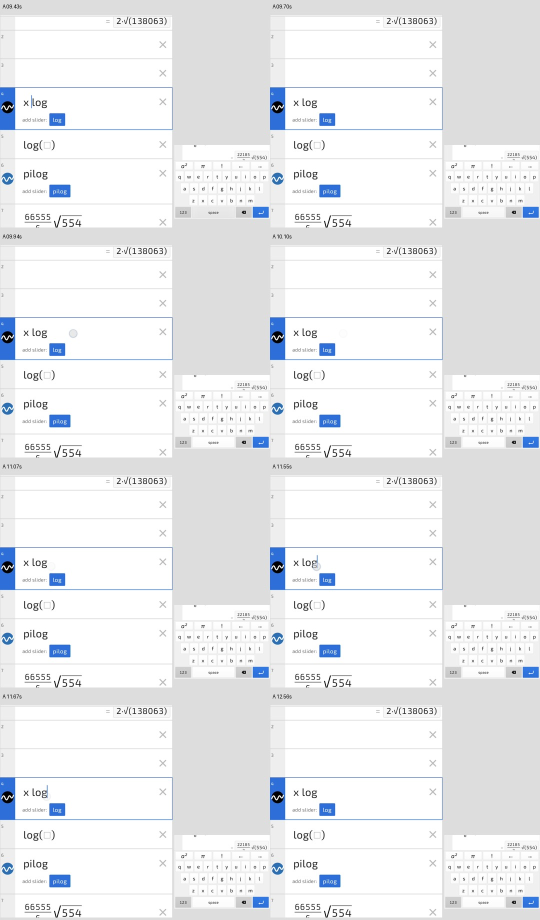
#> input picture work/video-review/A-precise-0.jpg, 1080 x 1840 px, given in place of 40-18710b32e7ac-c1805930-ac76-4d79-b652-f4be46fbd4fc-mp4.mp4, which was not available (shown at 1/2 size)
$ python track_taps.py
#> lines starting #> are read from the running program, lines starting #| are printed output that depends on the picture; after the words box and inside, x2 and y2 are one past the last pixel; in counts of white or black regions, pixels touching at a corner belong together; pictures that were not available may be replaced by others from this repository, and a replacement may not be noted
from pathlib import Path
import cv2, numpy as np, json

OUT=Path(__file__).parent
FILES={
 'A': r'C:\Users\360he\.t3\userdata\attachments\c304925c-625f-47cf-a140-18710b32e7ac-c1805930-ac76-4d79-b652-f4be46fbd4fc-mp4.mp4',
 'B': r'C:\Users\360he\.t3\userdata\attachments\c304925c-625f-47cf-a140-18710b32e7ac-4d42e3b0-fda9-4106-9f99-ffebc0eed287-mp4.mp4'
}
for key,path in FILES.items():
    dest=OUT/f'{key}-touch';dest.mkdir(exist_ok=True)
    cap=cv2.VideoCapture(path); detections=[]; last=-1
    while True:
        ok,im=cap.read()
#> im is the input picture: shape (1840, 1080, 3); mean B, G, R 238.8, 236.6, 235.1
        if not ok:break
        t=cap.get(cv2.CAP_PROP_POS_MSEC)/1000
        if t-last<.09:continue
        last=t
        small=cv2.resize(im,(540,1200));b,g,r=cv2.split(small)
#> after `small = cv2.resize(im, (540, 1200))`:
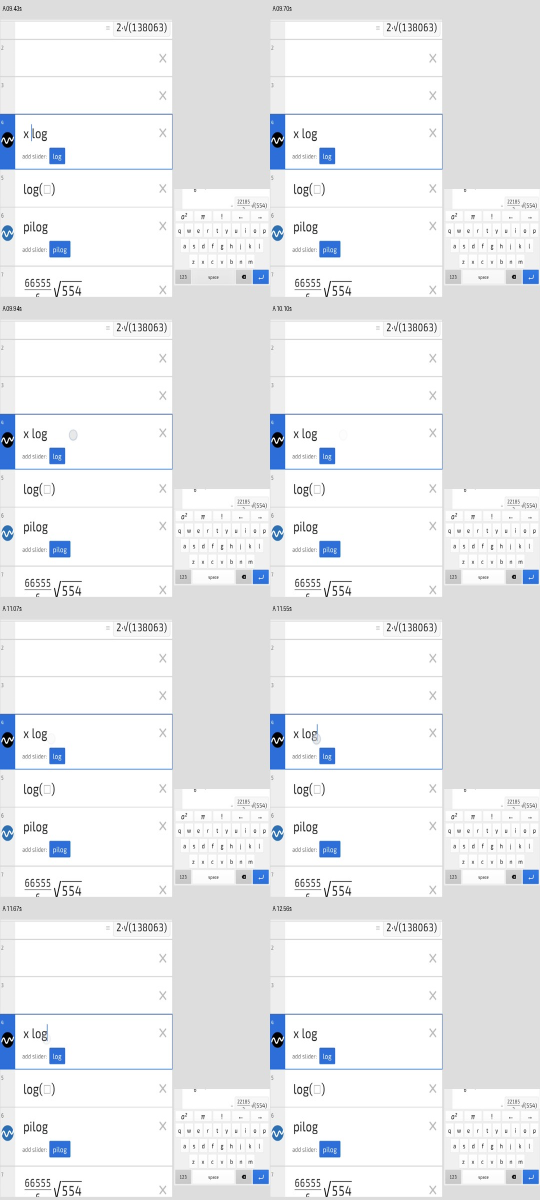
#> small: shape (1200, 540, 3); mean B, G, R 238.7, 236.5, 235.1
#> after `b, g, r = cv2.split(small)`:
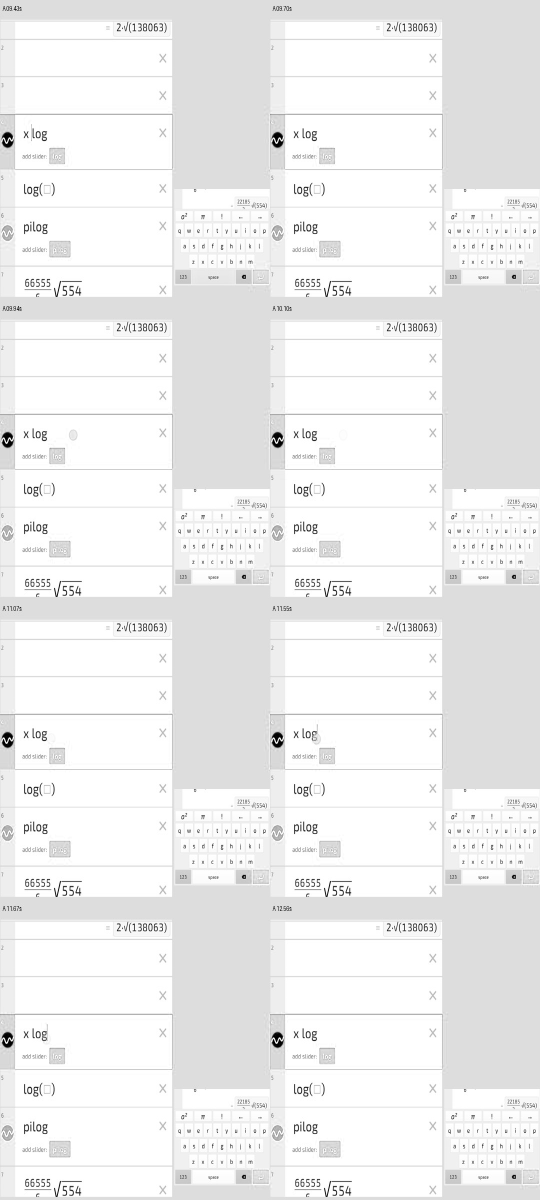
#> b: shape (1200, 540); min 0, max 255, mean 238.7
#> after `b, g, r = cv2.split(small)`:
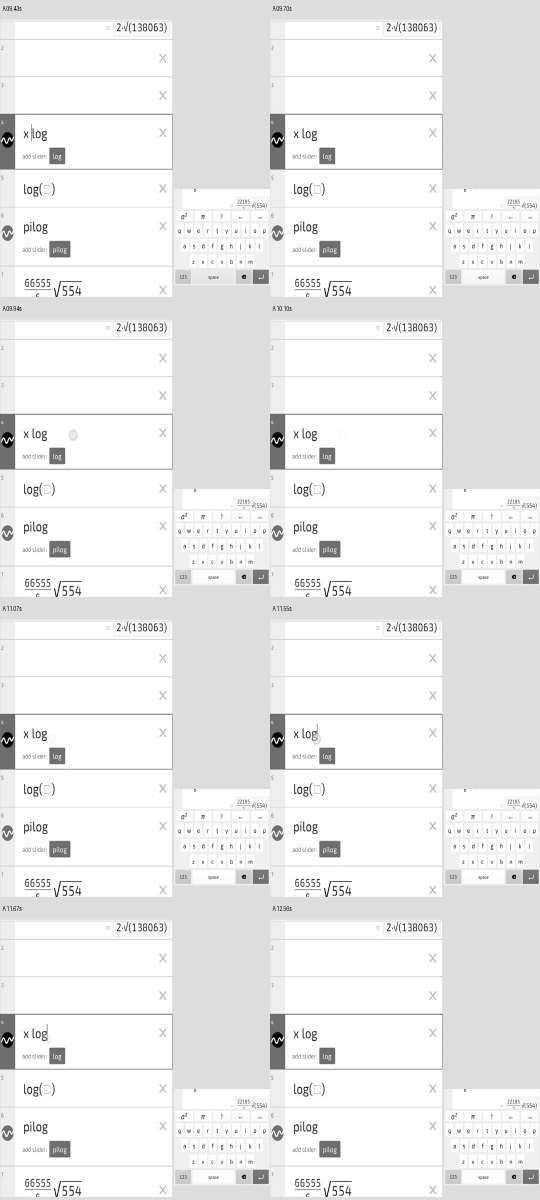
#> g: shape (1200, 540); min 0, max 255, mean 236.5
#> after `b, g, r = cv2.split(small)`:
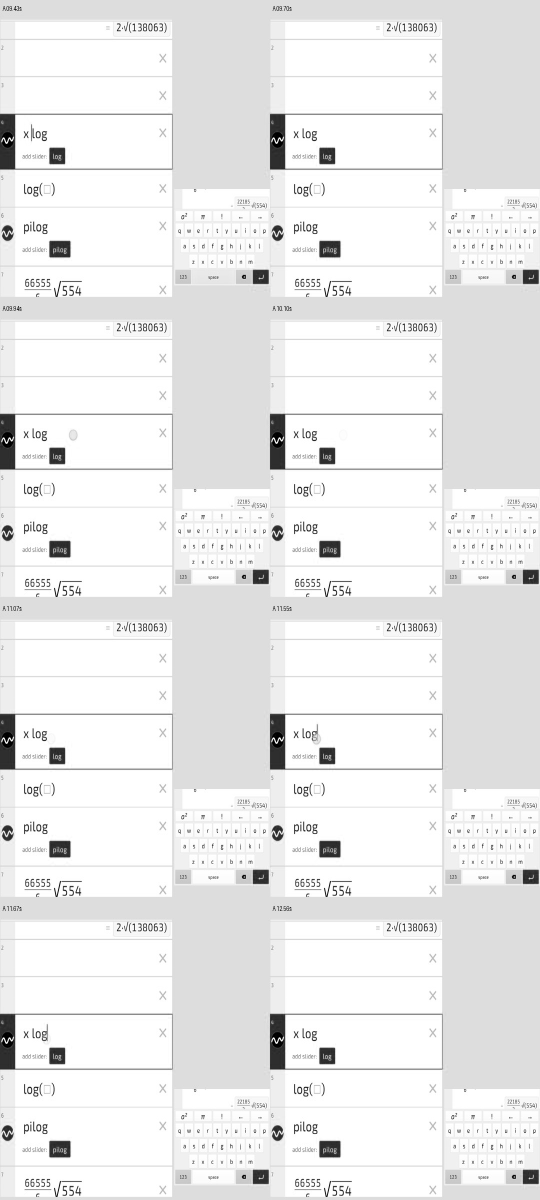
#> r: shape (1200, 540); min 0, max 255, mean 235.1
        mask=((b.astype(int)-r.astype(int)>18)&(b>180)&(r>140)&(r<235)&(g>155)).astype('uint8')*255
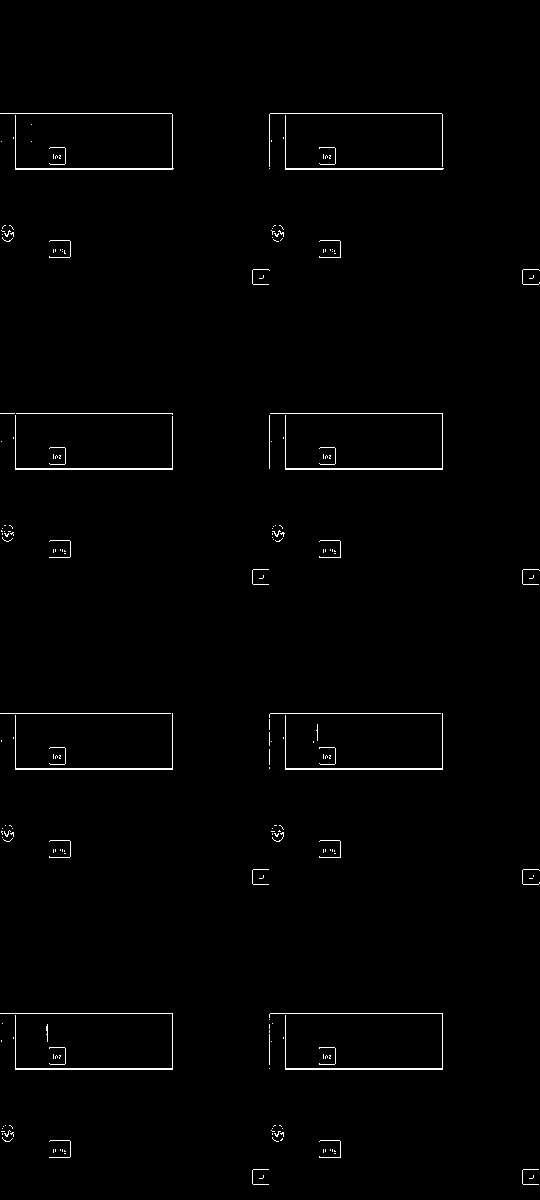
#> mask: shape (1200, 540); 1.1% white in thin lines or dots, all inside (x1, y1, x2, y2) = (0, 113, 540, 1185)
        mask=cv2.morphologyEx(mask,cv2.MORPH_CLOSE,np.ones((3,3),np.uint8))
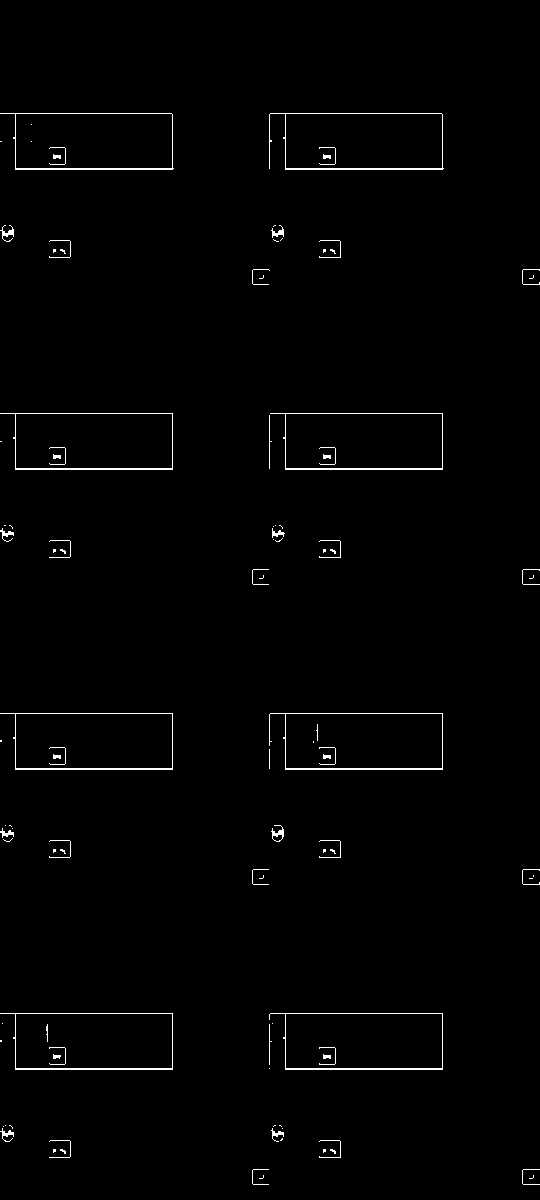
#> mask: shape (1200, 540); 1.2% white in thin lines or dots, all inside (x1, y1, x2, y2) = (0, 113, 540, 1185)
        contours,_=cv2.findContours(mask,cv2.RETR_EXTERNAL,cv2.CHAIN_APPROX_SIMPLE)
#> contours = 88 contours, 72 with area under 20; largest, box (x1, y1, x2, y2) and area: (269, 113, 444, 170) 8799, (269, 713, 443, 770) 8796, (0, 113, 174, 170) 8796, (269, 1013, 443, 1070) 8796, (0, 1013, 173, 1070) 8796
        found=[]
        for c in contours:
            x,y,w,h=cv2.boundingRect(c)
            if 13<=w<=48 and 13<=h<=48 and .65<w/h<1.5 and cv2.contourArea(c)>40:
                found.append([2*x+w,2*y+h,2*w,2*h])
#> this loop made 88 passes
#> (x, y, w, h) on passes 1, 2, 3, 4, 5, 6, 7, 8, 9, 10, 12, 13: (529, 1175, 5, 4), (259, 1175, 5, 4), (522, 1169, 18, 16), (252, 1169, 17, 16), (330, 1149, 6, 5), (323, 1149, 3, 4), (60, 1149, 6, 5), (53, 1149, 3, 4), (319, 1140, 22, 18), (49, 1140, 22, 18), (282, 1128, 1, 1), (271, 1128, 13, 14)
#> (c, x, y, w, h) on passes 11, 16, 17, 21, 27, 28: ([[282, 1138], [280, 1140], [281, 1140], [282, 1139]], 280, 1138, 3, 3), ([[279, 1125], [280, 1125], [281, 1126], [280, 1125]], 279, 1125, 3, 2), ([[274, 1125], [273, 1126], [274, 1125], [275, 1125]], 273, 1125, 3, 2), ([[0, 1040], [0, 1041], [1, 1041], [1, 1040]], 0, 1040, 2, 2), ([[529, 878], [532, 878]], 529, 878, 4, 1), ([[533, 875], [533, 876]], 533, 875, 1, 2)
#> after the loop, found = [[555, 1667, 26, 34], [555, 463, 26, 26], [14, 467, 28, 34]]
        if found:
            detections.append({'t':round(t,3),'points':found})
            cv2.imwrite(str(dest/f'{t:06.2f}.jpg'),im,[cv2.IMWRITE_JPEG_QUALITY,86])
    (OUT/f'{key}-touches.json').write_text(json.dumps(detections,indent=2))
    print(key,len(detections))
    for d in detections:print(d['t'],d['points'])

$ run again, on work/video-review/A-precise-3.jpg
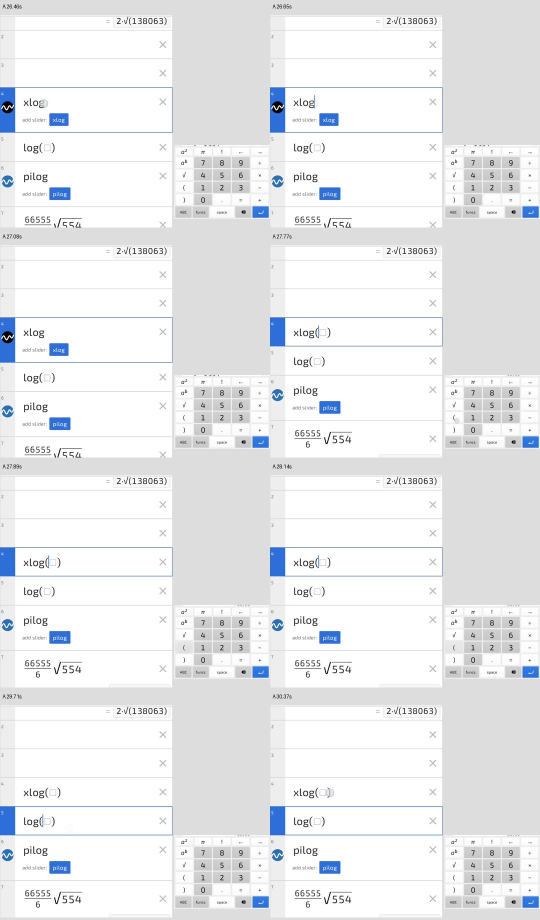
#> input picture work/video-review/A-precise-3.jpg, 1080 x 1840 px, given in place of 40-18710b32e7ac-c1805930-ac76-4d79-b652-f4be46fbd4fc-mp4.mp4, which was not available (shown at 1/2 size)
#> im is the input picture: shape (1840, 1080, 3); mean B, G, R 237.4, 235.5, 234.2
#> `b, g, r = cv2.split(small)`:
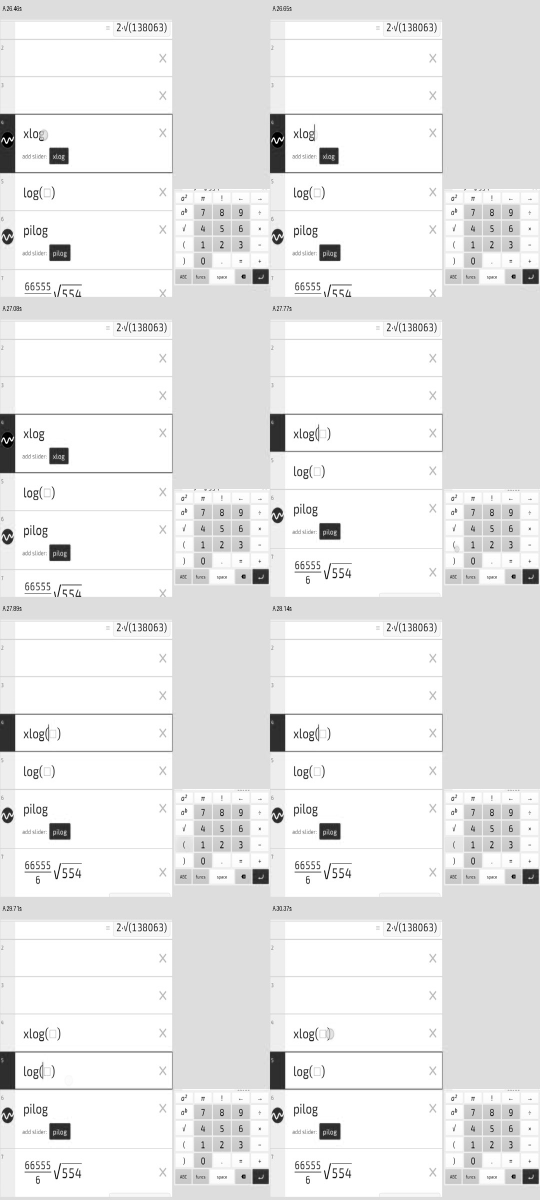
#> r: shape (1200, 540); min 0, max 255, mean 234.1
#> `mask=cv2.morphologyEx(mask,cv2.MORPH_CLOSE,np.ones((3,3),np.uint8))`:
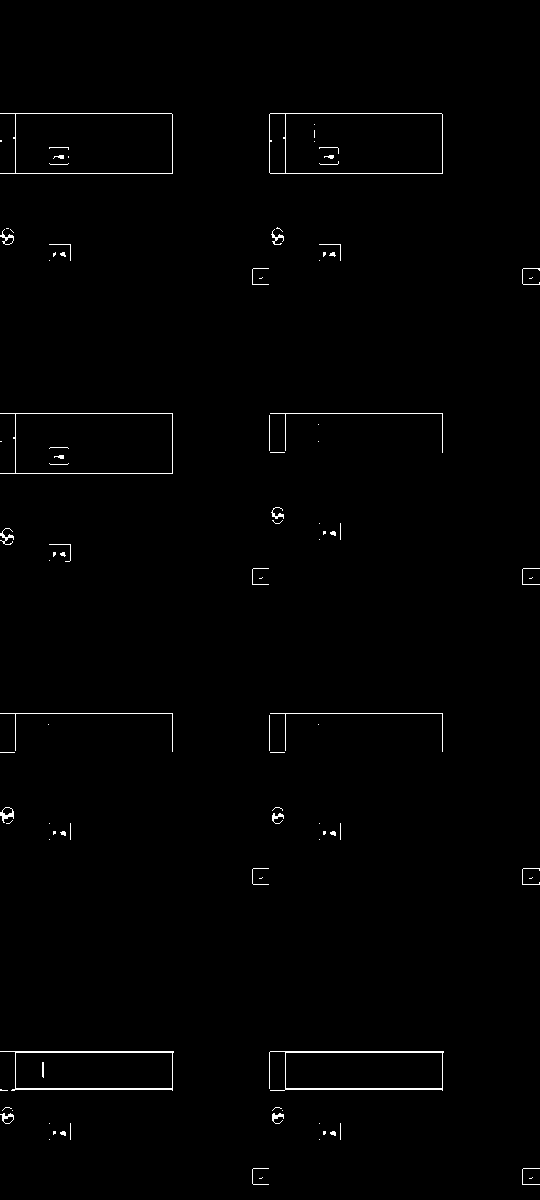
#> mask: shape (1200, 540); 0.87% white in thin lines or dots, all inside (x1, y1, x2, y2) = (0, 113, 540, 1185)
#> contours = 91 contours, 78 with area under 20; largest, box (x1, y1, x2, y2) and area: (269, 113, 443, 174) 10378, (0, 413, 173, 474) 9424, (0, 113, 173, 174) 9424, (0, 1051, 174, 1091) 5972, (269, 1051, 444, 1091) 5968
#> the loop `for c in contours:` made 91 passes
#> (x, y, w, h) on passes 3 to 10: (522, 1168, 18, 17), (252, 1168, 17, 17), (319, 1139, 1, 1), (49, 1139, 1, 1), (330, 1131, 6, 5), (323, 1131, 3, 4), (60, 1131, 6, 5), (53, 1131, 3, 4)
#> after the loop `for c in contours:`: found = [[14, 1630, 28, 32], [14, 474, 28, 32]]
